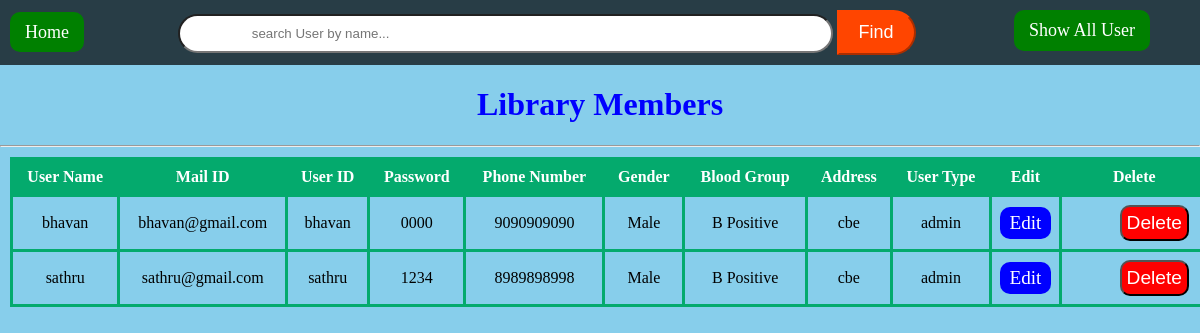
The app's page /searchUser, older data.
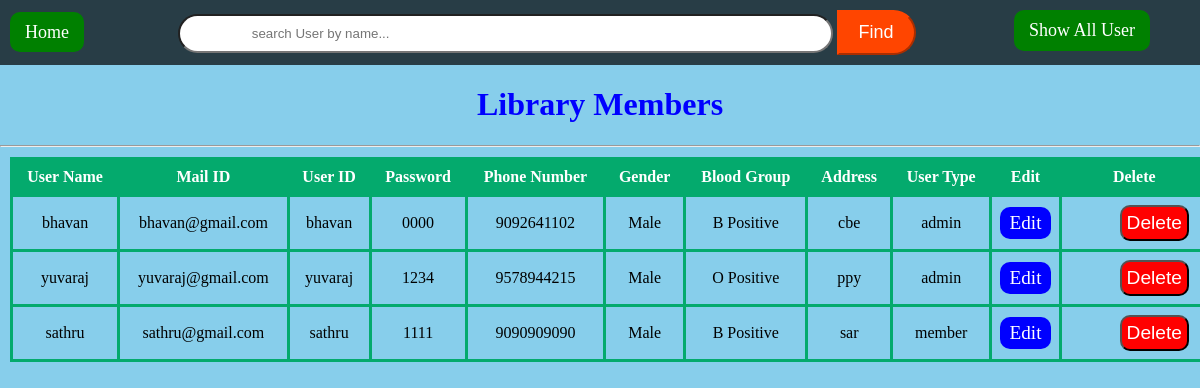
The same page, newer data.
### tables this page shows
CREATE TABLE users(name text, email text,userId text primary key,
         password text, phno integer, gender text, bloodgroup text, address text, userType text);

### app.py (the view)
@app.route("/searchUser", methods = ['POST', 'GET'])
@app.route("/searchUser")
def searchUser():
   mydb = sqlite3.connect("lbms.db")
   mycursor = mydb.cursor()
   mycursor.execute("select * from users")
   datas = mycursor.fetchall()
   if request.method == 'POST':
      name = request.form.get("name")
      mycursor.execute("select * from users where name like ? order by name asc", ('%'+name+'%',))
      datas = mycursor.fetchall()
      mycursor.close()
      return render_template("searchUser.html", users = datas)
   mycursor.close()
   mydb.commit()
   return render_template("searchUser.html", users = datas)

### templates/searchUser.html (shortened to what this page needs)
<!DOCTYPE html>
<html lang="en">
<head>
    <link rel="stylesheet" href="{{url_for('static',filename = 'css/table.css')}}">
</head>
<body>
    <nav>
        <a href="/home" >Home</a>
        <form action="/searchUser" method="post">
            <input type="search" name="name" id="" placeholder="search User by name...">
            <input type="submit" value="Find">
        </form>
        <a href="/searchUser" class="all-user">Show All User</a>
    </nav>
    <h1>Library Members</h1>
    <hr>
    <div>
        <table>
            <thead>
                <tr>
                    <th>User Name</th>
                    <th>Mail ID</th>
                    <th>User ID</th>
                    <th>Password</th>
                    <th>Phone Number</th>
                    <th>Gender</th>
                    <th>Blood Group</th>
                    <th>Address</th>
                    <th>User Type</th>
                    <th>Edit</th>
                    <th>Delete</th>
                </tr>
            </thead>
            {% for user in users %}
                <tr>
                    <td>{{user[0]}}</td>
                    <td>{{user[1]}}</td>
                    <td>{{user[2]}}</td>
                    <td>{{user[3]}}</td>
                    <td>{{user[4]}}</td>
                    <td>{{user[5]}}</td>
                    <td>{{user[6]}}</td>
                    <td>{{user[7]}}</td>
                    <td>{{user[8]}}</td>
                    <td><a class="btn-edit" href="{{url_for('editUser',userID=user[2])}}">Edit</a></td>
                    <td style="width: 50px;"><form action="/deleteUser/{{user[2]}}"
                        method="post"
                        onsubmit="return confirm('Are you sure you wish to delete?');">
                        <input  class="btn-delete" type="submit" value="Delete">
                    </form></td>
                </tr>
            {% endfor %}
        </table>
    </div>
</body>
</html>

### static/css/table.css (style rules this page uses)
body { margin: 0px; padding: 0px; background-color:skyblue; }
nav { background-color:rgba(0,0,0,.7); padding: 10px 0px 10px 10px; }
nav a { background-color: green; font-size: large; color: white; text-decoration: none; padding : 10px 15px; border-radius: 10px; }
form, input[type = "search"] { width: 55%; padding: 10px; margin-left: 40px; border-radius: 50px; text-indent: 10%; display: inline; }
nav input[type = "submit"] { background-color: orangered; border-radius: 0px 25px 25px 0px; font-size: large; padding: 10px 20px; color: white; border-color:orangered; }
h1 { text-align: center; color: blue; }
.all-user, .all-book { float: right; margin-right: 50px; }
table { border-collapse: collapse; width: 100%; margin: 10px; }
th { background-color: #04AA6D; color: white; }
th, td { border: 3px solid #04AA6D; text-align: center; padding: 8px; }
.btn-edit { display: block; align-items: center; text-decoration: none; background-color: blue; font-size: larger; color: white; border-radius: 10px; padding: 5px; }
.btn-delete { margin:none; padding: 5px; background-color: red; font-size: larger; color: white; border-radius: 10px; align-items: left; }

Row changes from the older to the newer data that the page shows:
changed users "bhavan": phno "9090909090" → "9092641102"
added users: name "yuvaraj", email "yuvaraj@gmail.com", userId "yuvaraj", password "1234", phno "9578944215", gender "Male", bloodgroup "O Positive", address "ppy", userType "admin"
changed users "sathru": password "1234" → "1111"; phno "8989898998" → "9090909090"; address "cbe" → "sar"; userType "admin" → "member"
